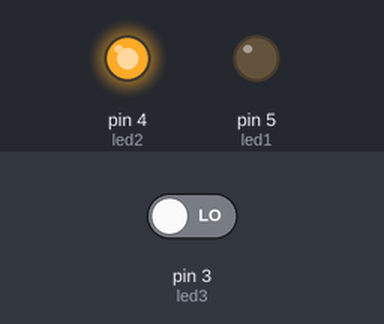
Simulated run of this sketch. Board: Arduino Uno, built with avr-gcc and run on an emulated ATmega328P. On the bench: output pins drawn as LEDs (lit = HIGH). Inputs (shaded band) come from the test bench; at power-on: pin 3 (led3) LOW.

Above: at 1.2 s.
1.3 s: pin 3 (led3) driven HIGH
At 2.6 s:
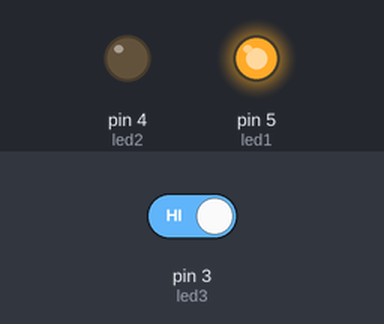
2.9 s: pin 3 (led3) driven LOW
At 4.0 s:
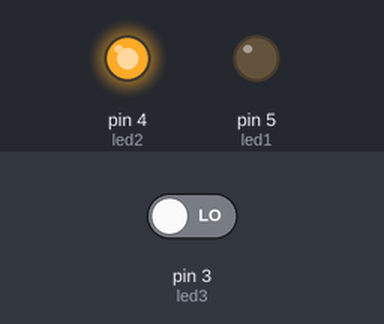
Timing chart, 0 to 5.9 s (numbered marks = the images above; inputs shaded):
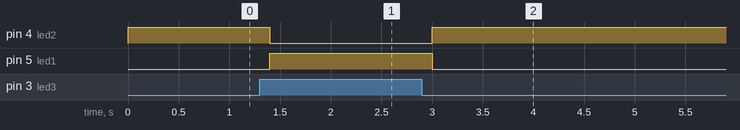

Measured:
- after the input at 1.3 s, pin 4 (led2): HIGH → LOW after 0.10 s; pin 5 (led1): LOW → HIGH after 0.10 s
- after the input at 2.9 s, pin 4 (led2): LOW → HIGH after 0.10 s; pin 5 (led1): HIGH → LOW after 0.10 s

The sketch:

test2.ino
```cpp
const int led1 = 5;
const int led2 = 4;
const int led3 = 3;

int  switchPin;

void setup() {
  pinMode(led1,OUTPUT);
  pinMode(led2,OUTPUT);
  pinMode(led3,INPUT);

  switchPin = LOW;

}

void loop() {
  // put your main code here, to run repeatedly:

  switchPin = digitalRead(led3);

  if(switchPin == HIGH){
    digitalWrite(led1,HIGH);
    digitalWrite(led2,LOW);
  }else{
    digitalWrite(led2,HIGH);
    digitalWrite(led1,LOW);
  }

  delay(200);
}
```
